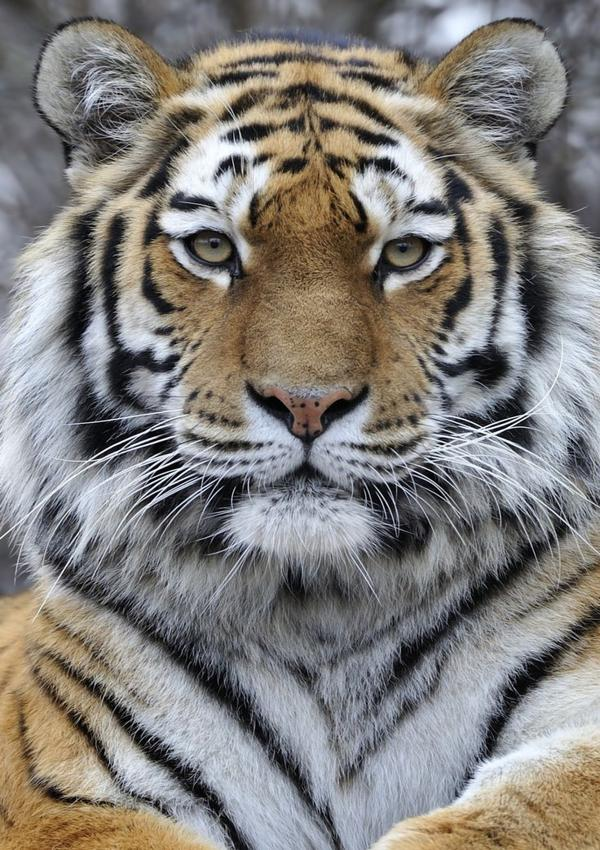
#> input picture tiger.jpg, 600 x 850 px
$ python module_11_1.py
#> lines starting #> are read from the running program, lines starting #| are printed output that depends on the picture
from PIL import Image
# Изменяем размер изображения с помощью библиотеки pillow

image_path = f'./tiger.jpg'
image = Image.open(image_path)
#> image is the input picture: PIL image 600x850 RGB; mean R, G, B 131, 127.5, 124
image = image.resize((600, 850))
image.save(image_path)

import numpy as np
#Создаем массив с помощью библиотеки numpu

arr = np.array([10, 20, 30, 40, 50])
result = arr + 10
print("Массив увеличенный на 10:", result)

import matplotlib.pyplot as plt

#Создадим график (пока просто рандомный) с помощью библиотеки matplotlib и numpy

x = np.linspace(0, 20, 100)
y = np.sin(x)
plt.figure(figsize=(6,6))
plt.plot(x, y, 'b--', label='Sine curve')
plt.title('Plot of Sine Function')
plt.xlabel('X axis')
plt.ylabel('Y axis')
plt.legend()
plt.show()
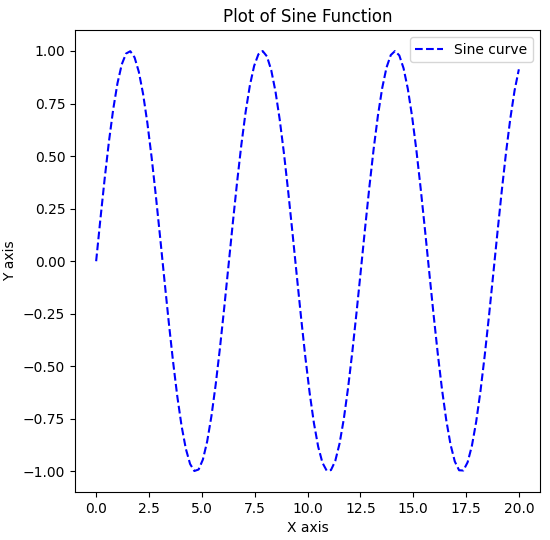
#> figure drawn by matplotlib, 1 panel; curve peaks at x = 14.14, y = 1
